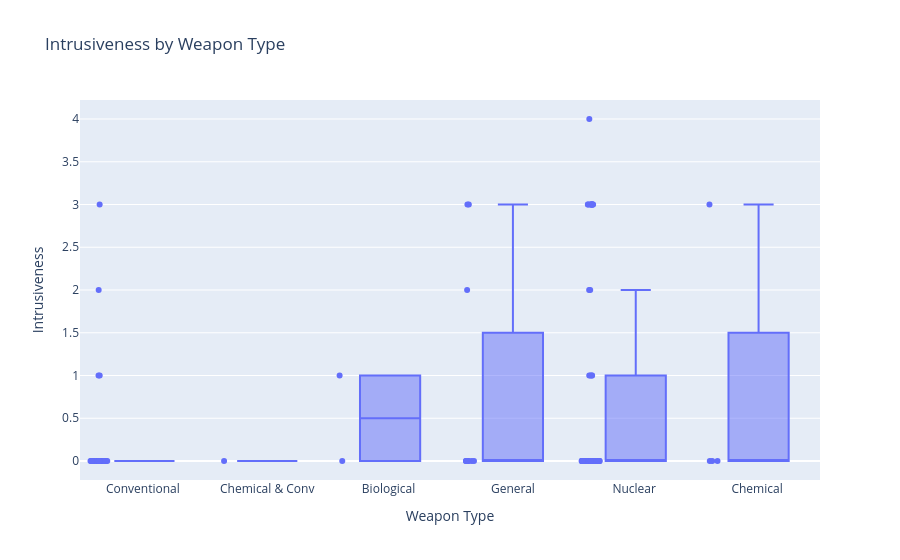

Here is the notebook cell this chart was saved with:
### Code cell
t = 'Intrusiveness by Weapon Type'
fig1 = px.box(
    idx,
    x='weapon_name',
    y='max_level',
    points='all',
    labels={
        'weapon_name': 'Weapon Type',
        'max_level': 'Intrusiveness'
    },
    title=t
)
fig1.write_html(f"res/{t.replace(' ', '_')}.html", full_html=True, include_plotlyjs="inline")
fig1.write_image(f"res/{t.replace(' ', '_')}.png")

fig1.show()

### Figure 1 — Plotly figure (JSON) as saved in the notebook; plotly's stock layout.template omitted (floating-point values rounded to 4 significant figures)
{"data": [{"alignmentgroup": "True", "boxpoints": "all", "hovertemplate": "Weapon Type=%{x}<br>Intrusiveness=%{y}<extra></extra>", "legendgroup": "", "marker": {"color": "#636efa"}, "name": "", "notched": false, "offsetgroup": "", "orientation": "v", "showlegend": false, "type": "box", "x": ["Conventional ", "Conventional ", "Conventional ", "Chemical & Conv", "Conventional ", "Conventional ", "Conventional ", "Biological ", "Conventional ", "Conventional ", "General", "General", "General", "General", "General", "General", "Nuclear ", "Nuclear ", "Nuclear ", "Nuclear ", "Nuclear ", "Nuclear ", "Nuclear ", "Nuclear ", "Nuclear ", "Nuclear ", "Nuclear ", "Conventional ", "Nuclear ", "Nuclear ", "Conventional ", "Biological ", "Nuclear ", "Nuclear ", "Nuclear ", "Nuclear ", "Nuclear ", "Nuclear ", "Nuclear ", null, "Nuclear ", "Nuclear ", "Nuclear ", "Conventional ", "Nuclear ", "Conventional ", "Conventional ", "Conventional ", "Conventional ", "Conventional ", "Conventional ", "Conventional ", "Conventional ", "Nuclear ", "Nuclear ", "Nuclear ", "Nuclear ", "Nuclear ", "Nuclear ", "General", "General", "Nuclear ", "Nuclear ", "Nuclear ", "Nuclear ", "General", "General", "Conventional ", "Conventional ", "Chemical ", "Nuclear ", "Nuclear ", "Nuclear ", "Chemical ", "Nuclear ", "Nuclear ", "Nuclear ", "Chemical ", "Nuclear ", null, "General", "Chemical ", "Nuclear ", "Nuclear ", "Nuclear ", "Nuclear ", "Nuclear ", "Nuclear ", "Nuclear ", "Nuclear ", "Nuclear ", "Conventional ", "Conventional ", "Nuclear ", "Conventional ", null, "Nuclear ", null, null, "Nuclear ", "Conventional ", "Conventional ", "Conventional ", "Nuclear ", "Nuclear ", "Nuclear ", "Conventional ", "Nuclear ", "Nuclear ", "Nuclear ", "Nuclear ", null, "Conventional ", "Nuclear ", "Nuclear ", "Nuclear ", "Conventional ", "Nuclear ", "Conventional ", "Conventional ", null, null, "Nuclear ", "Conventional ", null, null, "Nuclear ", null], "x0": " ", "xaxis": "x", "y": [0, 0, 0, 0, 0, 0, 0, 0, 0, 0, 0, 3, 0, 0, 0, 0, 0, 1, 0, 0, 0, 0, 0, 3, 0, 0, 3, 0, 0, 0, 0, 1, 0, 0, 0, 0, 0, 3, 0, 0, 0, 3, 3, 1, 3, 0, 0, 0, 0, 0, 0, 0, 0, 0, 1, 0, 0, 0, 0, 3, 0, 3, 0, 2, 0, 0, 0, 3, 2, 0, 3, 3, 4, 0, 0, 3, 0, 0, 0, 0, 2, 3, 0, 0, 0, 1, 0, 1, 0, 0, 0, 0, 0, 2, 1, 0, 0, 0, 0, 0, 0, 0, 0, 0, 0, 0, 0, 0, 0, 0, 0, 0, 0, 0, 0, 0, 0, 0, 0, 0, 0, 0, 0, 0, 0, 3, 0, 0], "y0": " ", "yaxis": "y"}], "layout": {"boxmode": "group", "legend": {"tracegroupgap": 0}, "title": {"text": "Intrusiveness by Weapon Type"}, "xaxis": {"anchor": "y", "domain": [0, 1], "title": {"text": "Weapon Type"}}, "yaxis": {"anchor": "x", "domain": [0, 1], "title": {"text": "Intrusiveness"}}}}
